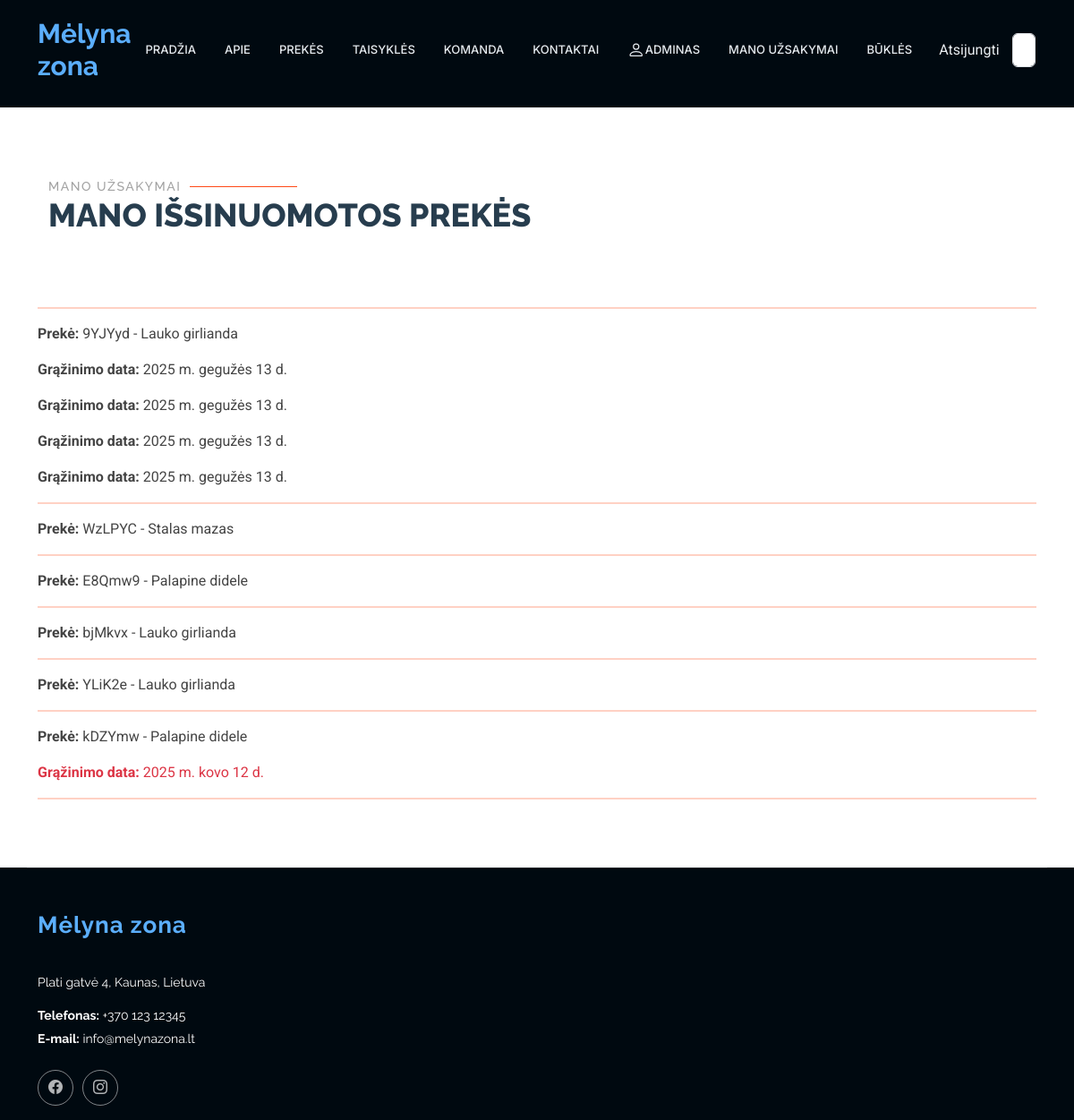
/rent/myproducts/ (signed in), run on an earlier commit of the app's database.
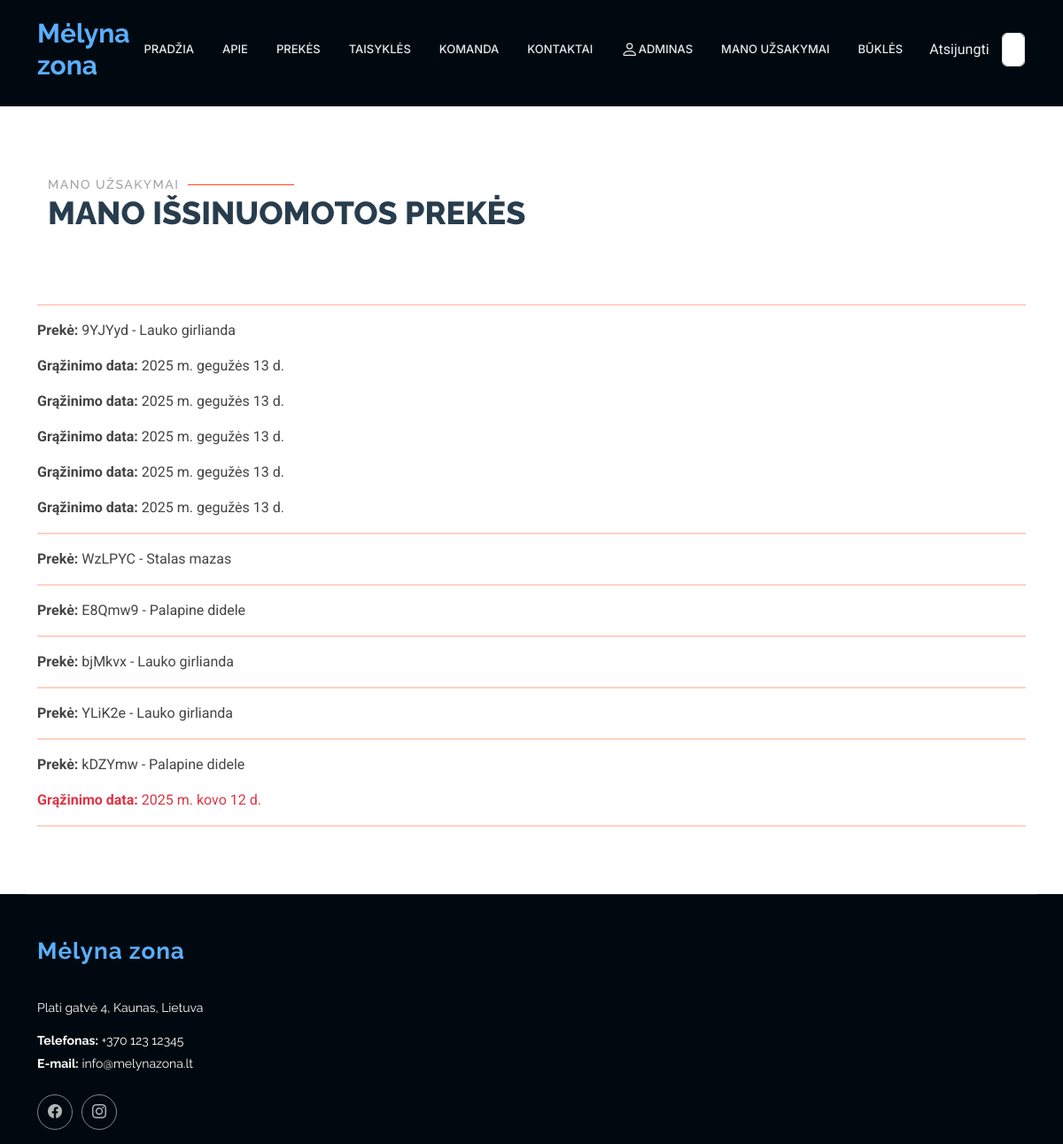
And on a later commit of the database.
### rent/models.py (models this page shows, shortened)
class Status(models.Model):
    uuid = ShortUUIDField(help_text='Unikalus ID vienodams produktams')
    product = models.ForeignKey(to="Product", null=True, blank=True, on_delete=models.CASCADE, verbose_name="Produktas", related_name="product_status")
    is_available = models.BooleanField(default=True)
    customer = models.ForeignKey(to=User, null=True, blank=True, on_delete=models.SET_NULL, verbose_name="Klientas")
    reservations = models.ForeignKey(to="Reservation", on_delete=models.SET_NULL, null=True, blank=True, related_name="status_reservations")
    LOAN_STATUS = (
        ('n', 'Laikinai neprieinama'),
        ('i', 'Išnuomota'),
        ('g', 'Prekę turime sandėlyje.'),
        ('r', 'Rezervuota'),
    )
    condition = models.CharField(max_length=1, choices=LOAN_STATUS, blank=True, default="a", verbose_name="Būsena")
    class Meta:
        ordering = ['due_date']
        verbose_name = "Produkto būsena"
        verbose_name_plural = "Produktų būsenos"
        ordering = ['-pk']

class Product(models.Model):
    name = models.CharField(verbose_name="Pavadinimas", max_length=100)
    description = HTMLField(verbose_name="Aprašymas", max_length=1000, help_text='Trumpas produkto aprašymas', null=True, blank=True, default="")
    inv_no = models.CharField(verbose_name="Invenorizacijos numeris", max_length=100, null=True, blank=True, unique=True,
                              help_text="Veskite invenorizacijos numerį")
    quantity = models.IntegerField(verbose_name="Kiekis", null=True, blank=True, help_text="Kiekis")
    group = models. ForeignKey(to="Group", on_delete=models.SET_NULL, null=True, blank=True, verbose_name="Produktų grupės", help_text="Parinkite kokia grupei priklauso produktas")
    cover = models.ImageField(verbose_name="Paveikslėlis", upload_to='covers', null=True, blank=True)
    class Meta:
        verbose_name = "Prouktas"
        verbose_name_plural = "Produktai"
        ordering = ['inv_no']

class Reservation(models.Model):
    status = models.ForeignKey(Status, on_delete=models.CASCADE, related_name='reservations_status',null=True, blank=True)
    start_date = models.DateField(verbose_name="Nuomos pradžios data", null=True, blank=True)
    end_date = models.DateField(verbose_name="Nuomos pabaigos datas", null=True, blank=True)
    customer = models.ForeignKey(User, on_delete=models.SET_NULL, null=True, blank=True, verbose_name="Klientas")
    class Meta:
        verbose_name = "Rezervacija"
        verbose_name_plural = "Rezervacijos"
        ordering = ['start_date']
    def is_overdue(self):
        return self.end_date and date.today() > self.end_date

### rent/views.py (the view)
# urls.py: path('myproducts/', views.CustomerProductsListView.as_view(), name='myproducts'),
class CustomerProductsListView(LoginRequiredMixin, generic.ListView):
    model = Status
    template_name = "my_products.html"
    context_object_name = "orders"
    def get_queryset(self):
        return Status.objects.filter(customer=self.request.user)

### rent/templates/my_products.html (shortened to what this page needs)
{% extends "base2.html" %}
{% load i18n %}
{% load static %}
{% block "content" %}
<section id="my_products" class="services section">
    <div class="container" data-aos="fade-up" data-aos-delay="100">
              <div class="container section-title" data-aos="fade-up">
            <h2>Mano užsakymai</h2>
            <p>Mano išsinuomotos prekės<br></p>
        </div>
         <hr style="border: none; height: 2px; background-color: #ff4a17;" />
        {% for order in orders %}
        <p><strong>Prekė:</strong> {{ order.uuid|slice:":6" }} - {{ order.product.name }}</p>
        {% for reservation in order.reservations_status.all %}
        <p class="{% if reservation.is_overdue %}text-danger{% endif %}"><strong>Grąžinimo data:</strong> {{ reservation.end_date }}</p>
        {% endfor %}
        <hr style="border: none; height: 2px; background-color: #ff4a17;" />
        {% endfor %}
    </div>
</section>
{% endblock %}

What changed in the data, as far as the page shows it:
added Reservation: end_date "2025 m. gegužės 13 d.", shown under Status "9YJYyd"
